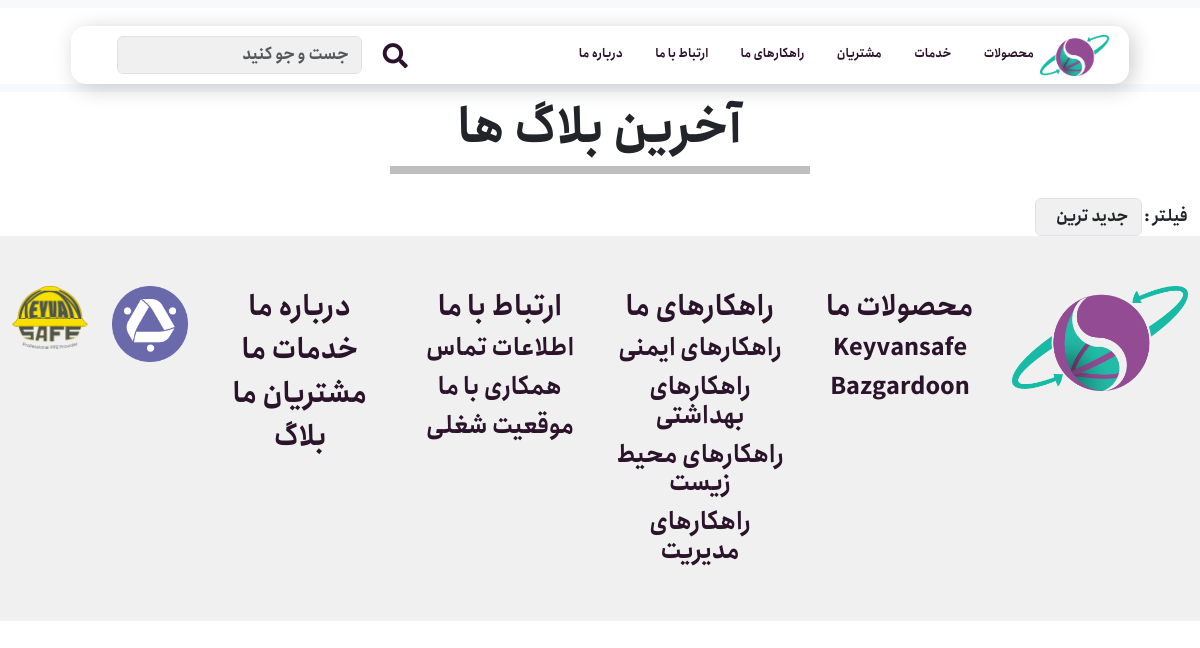
Page /articleslist on the earlier database version.
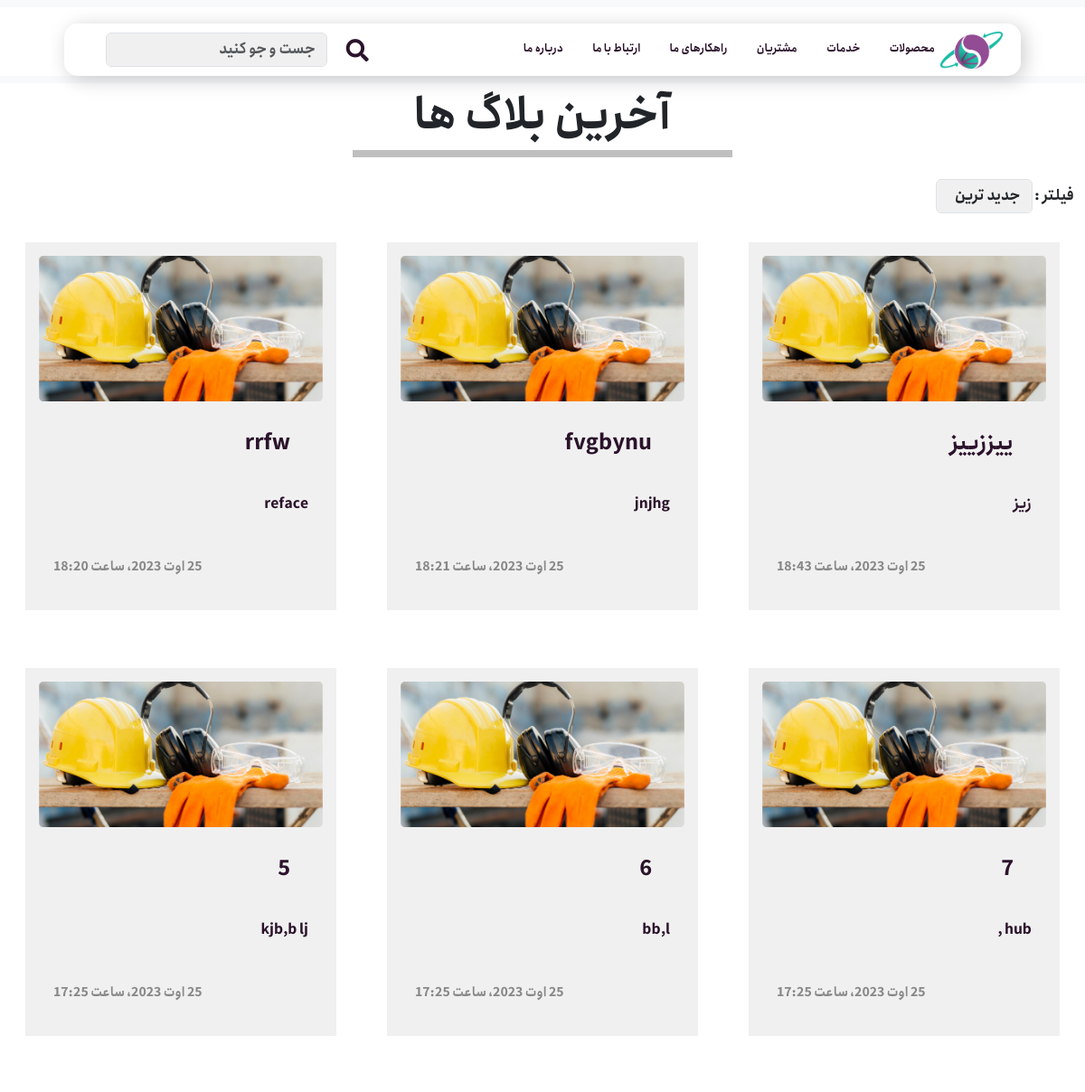
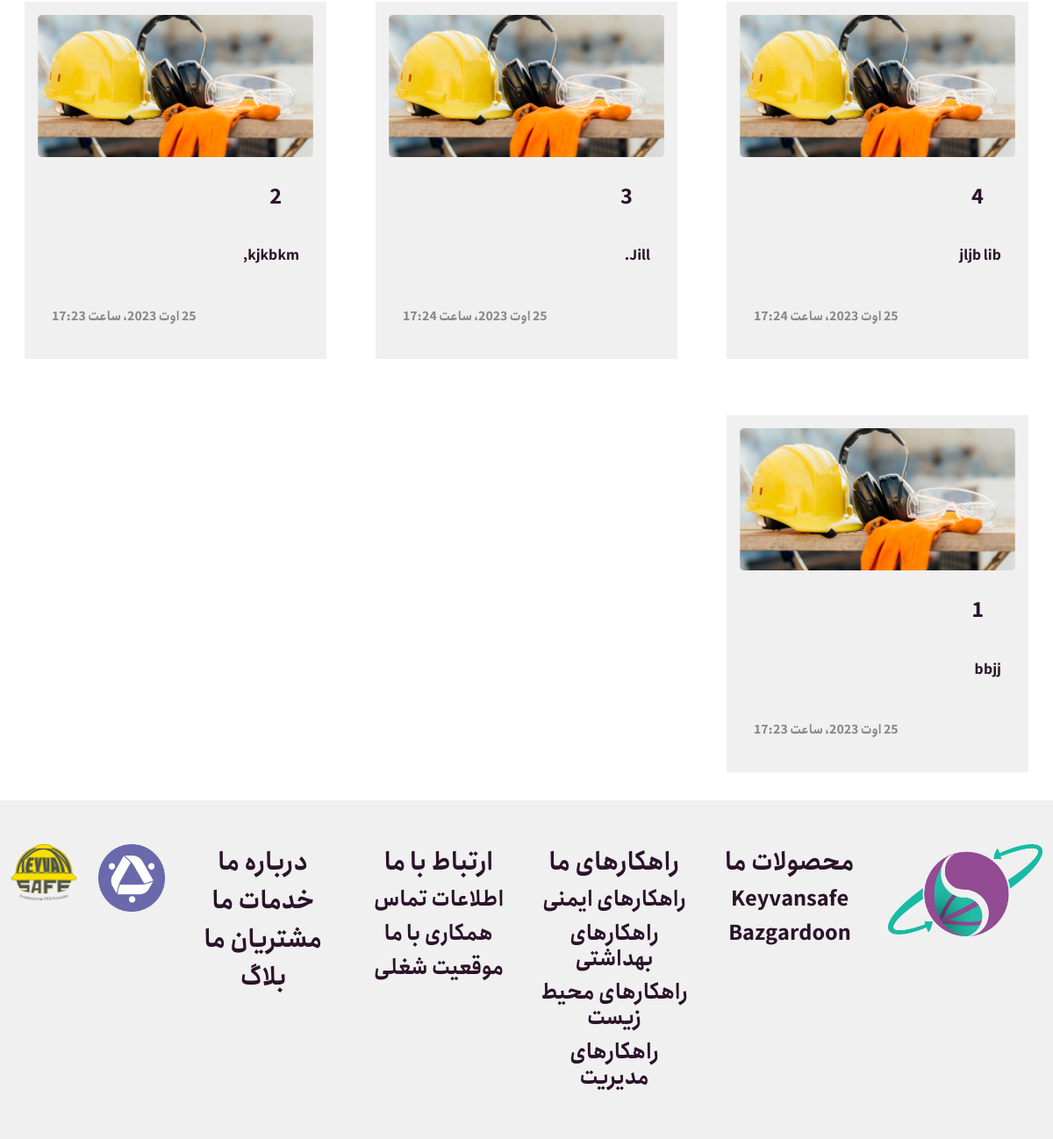
Same page on the later database version (2 pictures, top to bottom).
### services/models.py (models this page shows, shortened)
class Article(models.Model):
    title = models.CharField(null=False, blank=False, max_length=100, verbose_name='عنوان')
    description = models.TextField(null=False, blank=False, verbose_name='توضیحات')
    reference = models.TextField(default=False ,null=False, blank=False, verbose_name='منابع')
    image = models.ImageField(null=False, blank=False, verbose_name='عکس')
    publish = models.DateTimeField(default=timezone.now, verbose_name='تاریخ انتشار')
    update = models.DateTimeField(auto_now=True, verbose_name='تاریخ بروزسانی')
    slug = models.SlugField(blank=True, unique=True)
    class Meta:
        ordering = ('-update', '-publish')
        verbose_name = 'مقاله'
        verbose_name_plural = 'مقالات'
    def get_absolute_url(self):
        return reverse('services:articles_detail', kwargs={'slug': self.slug})

### services/views.py (the view)
# urls.py: path("articleslist", views.ArticleListView.as_view(), name='article_list'),
class ArticleListView(ListView):
    model = Article
    template_name = 'services/blog.html'
    context_object_name = "articles"
    def get_queryset(self):
        queryset = super().get_queryset()
        sort = self.request.GET.get('sort')
        if sort == 'newest':
            queryset = queryset.order_by('-publish', '-update')
        elif sort == 'oldest':
            queryset = queryset.order_by('publish', 'update')
        return queryset

### services/templates/services/blog.html (shortened to what this page needs)
{% extends 'base.html' %}
{% load static %}
{% block contant %}
    <div class="latest-blog">
      <h1 class="latest-title">آخرین بلاگ ها</h1>
      <hr class="latest-divider" />
    </div>
    <div class="container-fluid">
      <div class="row">
        <div class="col-md-12 text-right mt-4">
          <label class="mr-2" for="filterDropdown">فیلتر : </label>
          <select class="form-control d-inline-block w-auto" id="filterDropdown" onchange="applyFilter(this.value)">
            <option value="newest">جدید ترین</option>
          </select>
        </div>
      </div>
    </div>
    <div class="container-fluid">
      <div class="row">
        {% for article in articles %}
        <div class="col-md-4 col-sm-6">
          <a href="{{ article.get_absolute_url }}" class="blog-post-link">
            <div class="bolg-post">
              <img src="{{ article.image.url }}" alt="عکس" class="blog-image" />
              <h2 class="bolg-title">{{ article.title }}</h2>
              <p class="blog-des">{{ article.description }}
              </p>
              <h3 class="blog-date">{{ article.publish }}</h3>
            </div>
          </a>
        </div>
        {% endfor %}
      </div>
    </div>
  {% endblock %}

Differences in the rows shown:
added Article: image (picture), title "ییززییز", description "زیز", publish "25 اوت 2023، ساعت 18:43"
added Article: image (picture), title "fvgbynu", description "jnjhg", publish "25 اوت 2023، ساعت 18:21"
added Article: image (picture), title "rrfw", description "reface", publish "25 اوت 2023، ساعت 18:20"
added Article: image (picture), title "7", description "hub ,", publish "25 اوت 2023، ساعت 17:25"
added Article: image (picture), title "6", description "bb,l", publish "25 اوت 2023، ساعت 17:25"
added Article: image (picture), title "5", description "kjb,b lj", publish "25 اوت 2023، ساعت 17:25"
added Article: image (picture), title "4", description "jljb lib", publish "25 اوت 2023، ساعت 17:24"
added Article: image (picture), title "3", description "Jill.", publish "25 اوت 2023، ساعت 17:24"
added Article: image (picture), title "2", description "kjkbkm,", publish "25 اوت 2023، ساعت 17:23"
added Article: image (picture), title "1", description "bbjj", publish "25 اوت 2023، ساعت 17:23"
